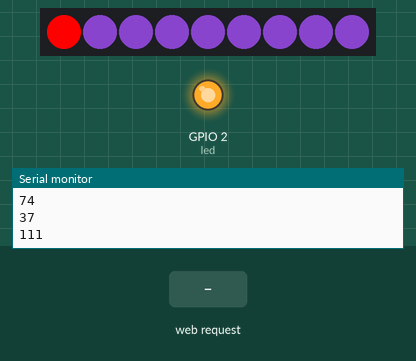
A sketch run on a simulated ESP8266 (NodeMCU). On the bench: 9 RGB LEDs in strip order, left to right, output pins drawn as LEDs (lit = HIGH), the last lines printed to the serial monitor. The inputs (shaded band) are chosen by the test bench. WiFi joins after 1.5 s; servers stay silent unless stated; EEPROM starts erased.

Above: at 0.1 s.
At 4.8 s:
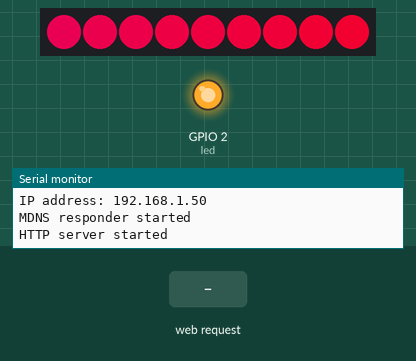
4.9 s: HTTP request GET / received
At 5.2 s:
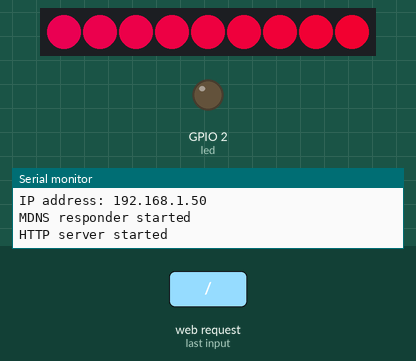
Timing chart, 0 to 7.9 s (numbered marks = the images above; inputs shaded):
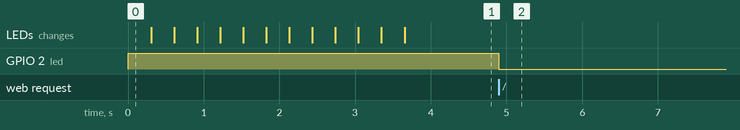

Measured:
- after the input at 4.9 s, GPIO 2 (led): HIGH → LOW at once

The sketch:

iot_leds.ino
```cpp
#include <EEPROM.h>
#include <ESP8266WiFi.h>
#include <WiFiClient.h>
#include <ESP8266WebServer.h>
#include <ESP8266mDNS.h>
#include <Adafruit_NeoPixel.h>

#define PIN 0
Adafruit_NeoPixel strip = Adafruit_NeoPixel(9, PIN, NEO_GRB + NEO_KHZ800);

const char *ssid = "33C3-open-legacy";
const char *password = "";

char * const global_color = "#4A256F";

ESP8266WebServer server ( 80 );

int eeprom_addr = 0;
byte eeprom_val = 0;

const int led = 2;

void handleRoot() {
	digitalWrite ( led, 1 );
	char temp[400];
	int sec = millis() / 1000;
	int min = sec / 60;
	int hr = min / 60;

	snprintf ( temp, 400,

"<html>\
  <head>\
    <meta http-equiv='refresh' content='5'/>\
    <title>ESP8266 Demo</title>\
    <style>\
      body { background-color: #cccccc; font-family: Arial, Helvetica, Sans-Serif; Color: #000088; }\
    </style>\
  </head>\
  <body>\
    <h1>Hello from ESP8266!</h1>\
    <p>Uptime: %02d:%02d:%02d</p>\
    <img src=\"/test.svg\" />\
  </body>\
</html>",

		hr, min % 60, sec % 60
	);
	server.send ( 200, "text/html", temp );
	digitalWrite ( led, 0 );
}

void setHtmlColor(const char * color){

  long color_nr = strtol(color+1, 0, 16);
  Serial.println(color_nr);
  uint8_t r = (color_nr >> 16) & 0xff;
  uint8_t g = (color_nr >> 8) & 0xff;
  uint8_t b = color_nr & 0xff;
  Serial.println(r);
  Serial.println(g);
  Serial.println(b);
  for(uint16_t i=0; i<strip.numPixels(); i++) {
    strip.setPixelColor(i, strip.Color(r,g,b));
  }
  strip.show();

}

void handleColor() {

  if (server.method() == HTTP_POST){
    if (server.hasArg("color")){
      Serial.print("Found color: ");
      String color = server.arg("color");
      Serial.println(color);
      setHtmlColor(color.c_str());
      strcpy(global_color, color.c_str());
      Serial.print ( "start write eeprom: " );
      Serial.println ( millis() );
      for (int i=0; i < 7; i++){
        EEPROM.write(i, global_color[i]);
      }
      EEPROM.commit();
      Serial.print ( "end write eeprom: " );
      Serial.println ( millis() );
      Serial.print ( "saved color: " );
      Serial.println ( global_color );
    }
  }

  //if (server.method() == HTTP_GET){
    char temp[600];
    snprintf ( temp, 600,
"<!DOCTYPE html>\
<head>\
  <title>Set Light Color</title>\
  <style type=\"text/css\">\
    body{\
      margin:40px auto;\
      max-width:960px;\
      line-height:1.6;\
      font-size:18px;\
      color:#444;\
      padding:0 10px}\
    h1,h2,h3{line-height:1.2}\
  </style>\
</head>\
<h1>The Amazing Color Picker!</h1>\
<form action=\"color\" method=\"POST\">\
  <label for=\"ledcolor\">Choose a color: </label>\
  <input name=\"color\" id=\"ledcolor\" value=\"%s\" type=\"color\">\
  <button type=\"submit\" name=\"submit\">Go!</button>\
</form>", global_color);
    server.send ( 200, "text/html", temp );
  //}

}

void handleNotFound() {
	digitalWrite ( led, 1 );
	String message = "File Not Found\n\n";
	message += "URI: ";
	message += server.uri();
	message += "\nMethod: ";
	message += ( server.method() == HTTP_GET ) ? "GET" : "POST";
	message += "\nArguments: ";
	message += server.args();
	message += "\n";

	for ( uint8_t i = 0; i < server.args(); i++ ) {
		message += " " + server.argName ( i ) + ": " + server.arg ( i ) + "\n";
	}

	server.send ( 404, "text/plain", message );
	digitalWrite ( led, 0 );
}

void setup ( void ) {

  Serial.begin ( 115200 );
  Serial.print ( "start read eeprom: " );
  Serial.println ( millis() );
  EEPROM.begin(512);
  int value = EEPROM.read(eeprom_addr++);
  if (value == '#'){
    global_color[1] = EEPROM.read(eeprom_addr++);
    global_color[2] = EEPROM.read(eeprom_addr++);
    global_color[3] = EEPROM.read(eeprom_addr++);
    global_color[4] = EEPROM.read(eeprom_addr++);
    global_color[5] = EEPROM.read(eeprom_addr++);
    global_color[6] = EEPROM.read(eeprom_addr++);
    eeprom_addr = 0;
    Serial.print ( "loaded color: " );
    Serial.println ( global_color );
  }
  Serial.print ( "end read eeprom: " );
  Serial.println ( millis() );
  strip.begin();
  setHtmlColor(global_color);
//  for(uint16_t i=0; i<strip.numPixels(); i++) {
//    strip.setPixelColor(i, strip.Color(20,20,20));
//  }
  strip.show();

	pinMode ( led, OUTPUT );
	digitalWrite ( led, 1 );

//  WiFi.begin ( ssid, password );
  WiFi.begin ( ssid );
	Serial.println ( "" );
  rainbow(5);

	// Wait for connection
	while ( WiFi.status() != WL_CONNECTED ) {
		//delay ( 500 );
		Serial.print ( "." );
   rainbow(40);
	}

	Serial.println ( "" );
	Serial.print ( "Connected to " );
	Serial.println ( ssid );
	Serial.print ( "IP address: " );
	Serial.println ( WiFi.localIP() );

	if ( MDNS.begin ( "esp8266" ) ) {
		Serial.println ( "MDNS responder started" );
	}

	server.on ( "/", handleRoot );
	//server.on ( "/test.svg", drawGraph );
//	server.on ( "/inline", []() {
//		server.send ( 200, "text/plain", "this works as well" );
//	} );
  server.on("/color", HTTP_ANY, handleColor);
	server.onNotFound ( handleNotFound );
	server.begin();
	Serial.println ( "HTTP server started" );
}

void loop ( void ) {
	server.handleClient();
}

// Input a value 0 to 255 to get a color value.
// The colours are a transition r - g - b - back to r.
uint32_t Wheel(byte WheelPos) {
  WheelPos = 255 - WheelPos;
  if(WheelPos < 85) {
    return strip.Color(255 - WheelPos * 3, 0, WheelPos * 3);
  }
  if(WheelPos < 170) {
    WheelPos -= 85;
    return strip.Color(0, WheelPos * 3, 255 - WheelPos * 3);
  }
  WheelPos -= 170;
  return strip.Color(WheelPos * 3, 255 - WheelPos * 3, 0);
}

void rainbow(uint8_t wait) {
  uint16_t i, j;

  for(j=0; j<256*8; j+=strip.numPixels()*3) {
    for(i=0; i < strip.numPixels(); i+=1) {
        strip.setPixelColor(i, Wheel((i+j) & 255));
        strip.show();
        delay(wait);
    }

    //delay(wait);
  }
}
```
